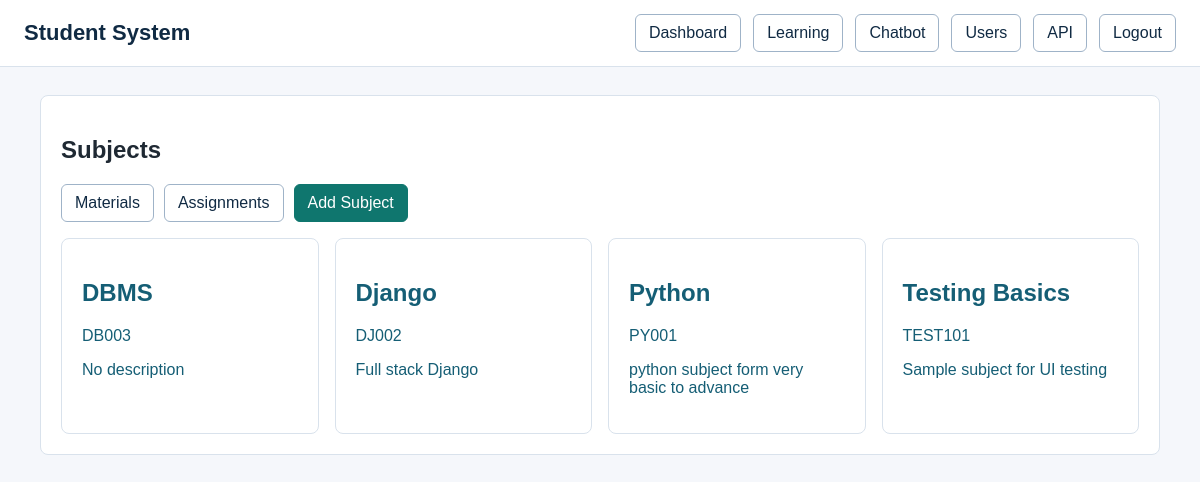
The page /learning/ (signed in) on the database its author committed.
### learning/models.py (models this page shows, shortened)
class Subject(models.Model):
    name = models.CharField(max_length=100)
    code = models.CharField(max_length=20, unique=True)
    description = models.TextField(blank=True, null=True)
    created_at = models.DateTimeField(auto_now_add=True)
    created_by = models.ForeignKey(
        settings.AUTH_USER_MODEL, on_delete=models.SET_NULL,
        null=True, related_name="subjects_created")

### learning/views.py (the view)
# urls.py: path('', views.subject_list, name='subject_list'),
@login_required
def subject_list(request):
    subjects = Subject.objects.all().order_by('name')
    return render(request, 'learning/subject_list.html', {'subjects': subjects})

### accounts/models.py (called while the page is built)
    def is_admin_role(self):
        return self.role in [self.Roles.ADMIN, self.Roles.SUPER_ADMIN] or self.is_superuser

### templates/learning/subject_list.html (shortened to what this page needs)
{% extends 'includes/base.html' %}
{% block content %}
<section class="panel">
    <h1>Subjects</h1>
    <div class="actions">
        <a class="button" href="{% url 'learning:material_list' %}">Materials</a>
        <a class="button" href="{% url 'learning:assignment_list' %}">Assignments</a>
        {% if user.is_admin_role %}
            <a class="button primary" href="{% url 'learning:subject_create' %}">Add Subject</a>
        {% endif %}
    </div>
    <div class="grid">
        {% for subject in subjects %}
            <a class="card" href="{% url 'learning:subject_detail' subject.pk %}">
                <h2>{{ subject.name }}</h2>
                <p>{{ subject.code }}</p>
                <p>{{ subject.description|default:'No description' }}</p>
            </a>
        {% empty %}
            <p>No subjects yet.</p>
        {% endfor %}
    </div>
</section>
{% endblock %}

### static/css/style.css (style rules this page uses)
* { box-sizing: border-box; }
body { margin: 0; font-family: Arial, sans-serif; color: #1f2933; background: #f5f7fb; }
a { color: #155e75; text-decoration: none; }
.nav a, .button, button, input[type="submit"] { display: inline-block; padding: 9px 13px; border: 1px solid #9fb3c8; border-radius: 6px; background: #ffffff; color: #102a43; font: inherit; cursor: pointer; }
.button.primary, button.primary, input[type="submit"] { background: #0f766e; border-color: #0f766e; color: #ffffff; }
.panel, .card { background: #ffffff; border: 1px solid #d9e2ec; border-radius: 8px; padding: 20px; }
.grid { display: grid; grid-template-columns: repeat(auto-fit, minmax(210px, 1fr)); gap: 16px; }
.actions { display: flex; align-items: center; gap: 10px; flex-wrap: wrap; margin: 16px 0; }

### rows shown on the page
Subject: name "DBMS", code "DB003", description "No description"
Subject: name "Django", code "DJ002", description "Full stack Django"
Subject: name "Python", code "PY001", description "python subject form very basic to advance"
Subject: name "Testing Basics", code "TEST101", description "Sample subject for UI testing"
